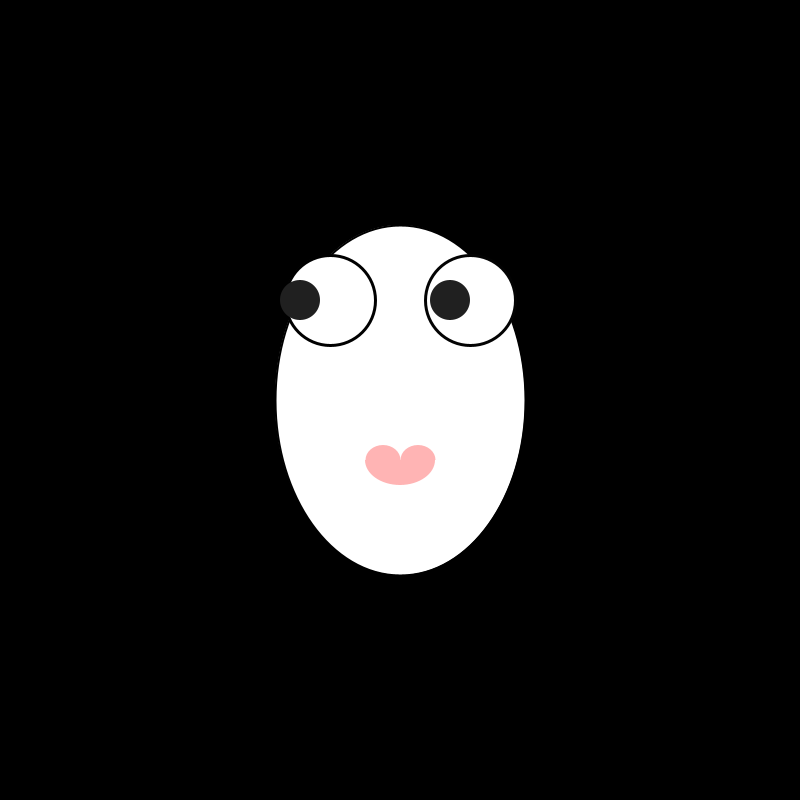
Frame 1 (no input)
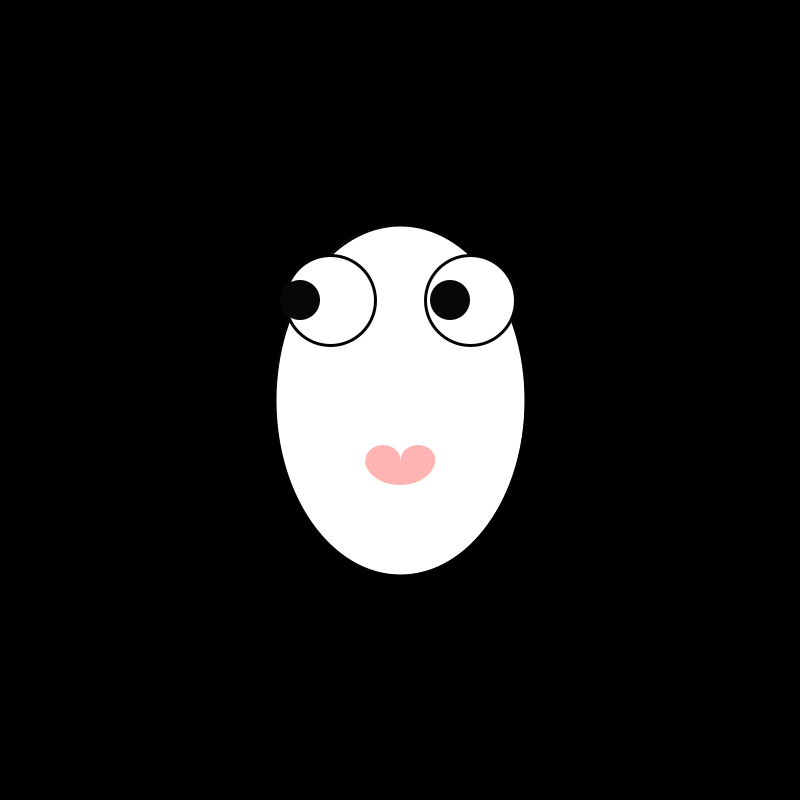
Frame 60 (the mouse pressed at the canvas centre just before this capture)
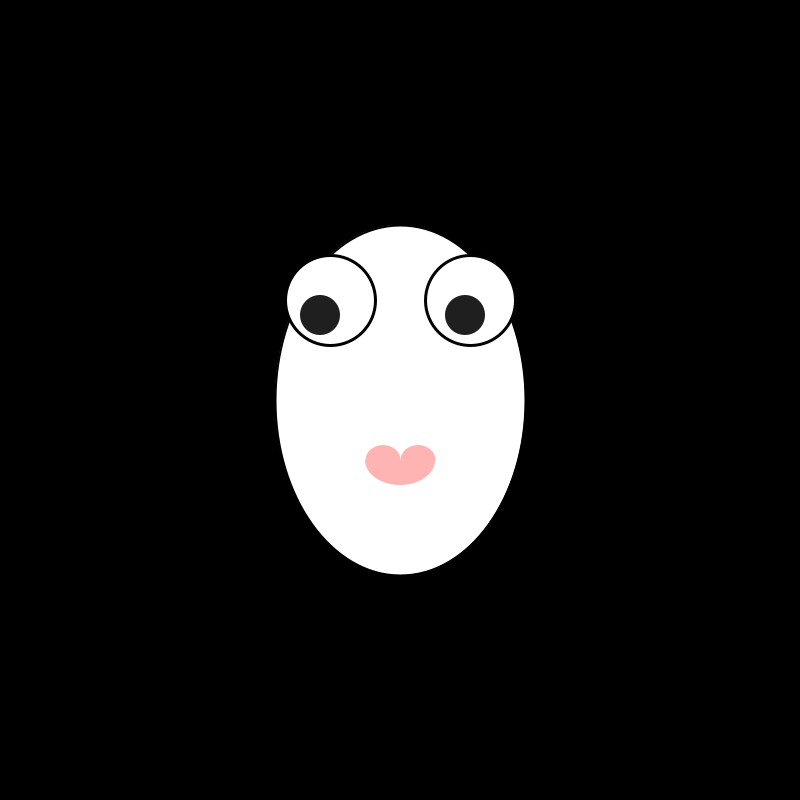
Frame 120 (the mouse held since frame 60 and released just before this capture)

The Processing sketch that drew these frames (run headless with seeded random() and noise(); from frame 60 on, the mouse is pressed at the canvas centre):

// Processing sketch: d01_hw01_MovingEyes
// ── d01_hw01_MovingEyes.pde
float pupilLeft = 400;
float pupilY = 400;
float pupilRight = 400;
float speed = 1;
int hue= 50;
color leftColor = color(255, 204, 0);

boolean hasClicked= false;

void setup() {
  size(800, 800);
  colorMode(RGB, 255, 255, 255);
}

void draw() {
  background(0);
  background(0);
  smooth();

  fill(255);
  stroke(0);
  strokeWeight(2);
  ellipse(400, 400, 250, 350);

  //eyes back 
  strokeWeight(3);
  fill(255);
  ellipse(330, 300, 90, 90);

  stroke(3);
  fill(255);
  ellipse(470, 300, 90, 90);
  //eyes

  //lips  
  noStroke();
  fill(255, 180, 180);
  arc(383, 460, 35, 30, -PI, 0);

  fill(255, 180, 180);
  arc(418, 460, 35, 30, -PI, 0);

  fill(255, 180, 180);
  arc(400, 460, 70, 50, 0, PI);
  //lips

  noStroke();
  if (hasClicked == false) {
    pupilLeft= map(mouseX, 0, width, 300, 340);
    pupilY = map(mouseY, 0, height, 300, 330);
    pupilRight = map(mouseX, 0, width, 450, 480);
  } else {
    fill(hue, 255, 255);
    pupilLeft += 5;
    pupilLeft = map(mouseX, 0, width, 600, 4400);
    pupilY = map(mouseY, 0, height, 300, 330);
    pupilRight = map(mouseX, 0, width,  800, 800);
  }
  
  fill(random(hue));

  ellipse(pupilLeft, pupilY, 40, 40);
  ellipse(pupilRight, pupilY, 40, 40);
}

void mouseClicked() {
  hasClicked = true;
}
